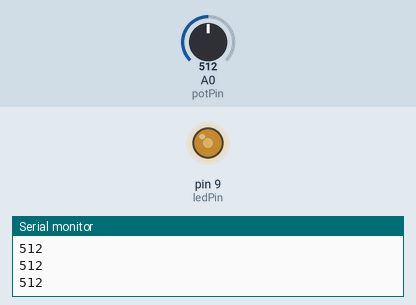
The sketch below on a simulated Arduino Uno, built with avr-gcc and run on an emulated ATmega328P. On the bench: output pins drawn as LEDs (lit = HIGH), the last lines printed to the serial monitor. The test bench sets the inputs (shaded band); at power-on: A0 (potPin) = 512.

Above: at 1.2 s.
1.3 s: A0 (potPin) set to 716
At 1.8 s:
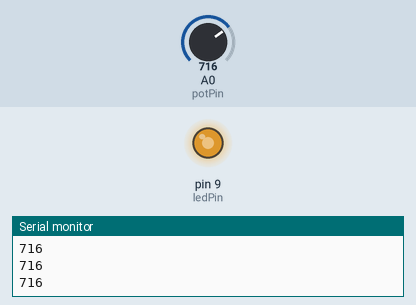
2.9 s: A0 (potPin) set to 900
At 4.2 s:
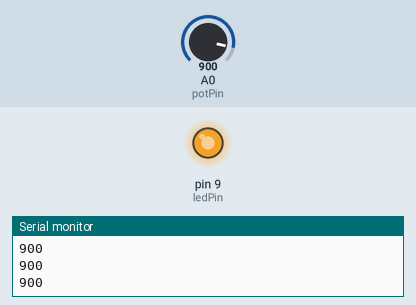
4.5 s: A0 (potPin) set to 122
At 5.8 s:
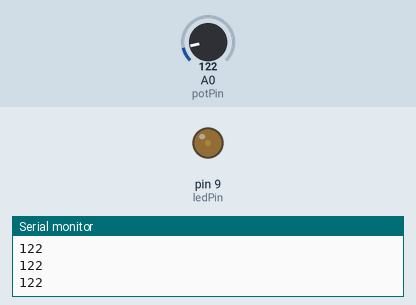
6.1 s: A0 (potPin) set to 0
At 7.3 s:
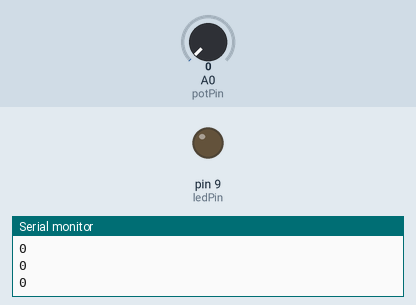
7.7 s: A0 (potPin) set to 511
At 8.7 s:
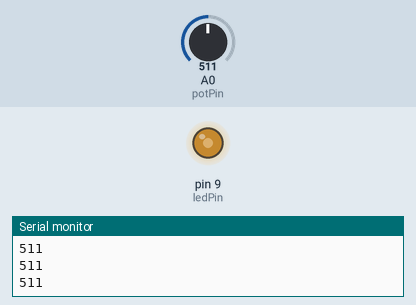
Timing chart, 0 to 10.3 s (numbered marks = the images above; inputs shaded):
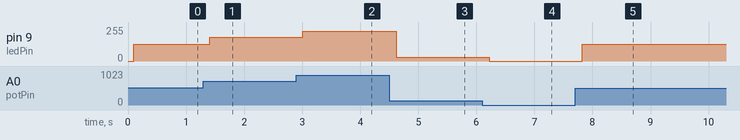

Measured:
- after the input at 1.3 s, pin 9 (ledPin): 127/255 → 178/255 after 0.11 s
- after the input at 2.9 s, pin 9 (ledPin): 178/255 → 224/255 after 0.11 s
- after the input at 4.5 s, pin 9 (ledPin): 224/255 → 30/255 after 0.12 s
- after the input at 6.1 s, pin 9 (ledPin): 30/255 → 0/255 after 0.12 s
- after the input at 7.7 s, pin 9 (ledPin): 0/255 → 127/255 after 0.13 s

The sketch:

potenciometro_led.ino
```cpp
const int potPin = A0;   // Pino analógico onde o potenciômetro está conectado
const int ledPin = 9;    // Pino digital onde o LED está conectado

void setup() {
  pinMode(ledPin, OUTPUT); // Define o pino do LED como saída
  Serial.begin(9600); // Inicializa a comunicação serial com uma taxa de 9600 baud
}

void loop() {
  // Lê o valor do potenciômetro (0-1023)
  int potValue = analogRead(potPin);

  Serial.println(potValue); // Envia o valor lido para o monitor serial

  delay(100); // Aguarda um curto período de tempo para evitar leituras muito rápidas

  // Mapeia o valor do potenciômetro para a faixa de brilho do LED (0-255)
  int brightness = map(potValue, 0, 1023, 0, 255);

  // Define o brilho do LED com base no valor lido do potenciômetro
  analogWrite(ledPin, brightness);
}
```
